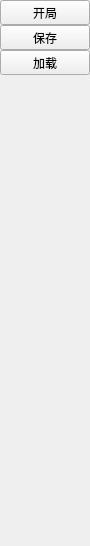
        <widget class="QWidget" name="widgetLeftMain" native="true">
         <property name="maximumSize">
          <size>
           <width>90</width>
           <height>16777215</height>
          </size>
         </property>
         <layout class="QVBoxLayout" name="verticalLayout_2">
          <property name="spacing">
           <number>0</number>
          </property>
          <property name="leftMargin">
           <number>0</number>
          </property>
          <property name="topMargin">
           <number>0</number>
          </property>
          <property name="rightMargin">
           <number>0</number>
          </property>
          <property name="bottomMargin">
           <number>0</number>
          </property>
          <item>
           <widget class="QToolButton" name="tbtnMain3">
            <property name="sizePolicy">
             <sizepolicy hsizetype="Expanding" vsizetype="Fixed">
              <horstretch>0</horstretch>
              <verstretch>0</verstretch>
             </sizepolicy>
            </property>
            <property name="text">
             <string>开局</string>
            </property>
           </widget>
          </item>
          <item>
           <widget class="QToolButton" name="tbtnMain1">
            <property name="sizePolicy">
             <sizepolicy hsizetype="Expanding" vsizetype="Fixed">
              <horstretch>0</horstretch>
              <verstretch>0</verstretch>
             </sizepolicy>
            </property>
            <property name="text">
             <string>保存</string>
            </property>
           </widget>
          </item>
          <item>
           <widget class="QToolButton" name="tbtnMain2">
            <property name="sizePolicy">
             <sizepolicy hsizetype="Expanding" vsizetype="Fixed">
              <horstretch>0</horstretch>
              <verstretch>0</verstretch>
             </sizepolicy>
            </property>
            <property name="text">
             <string>加载</string>
            </property>
           </widget>
          </item>
          <item>
           <spacer name="verticalSpacer_2">
            <property name="orientation">
             <enum>Qt::Vertical</enum>
            </property>
            <property name="sizeHint" stdset="0">
             <size>
              <width>20</width>
              <height>471</height>
             </size>
            </property>
           </spacer>
          </item>
         </layout>
        </widget>
